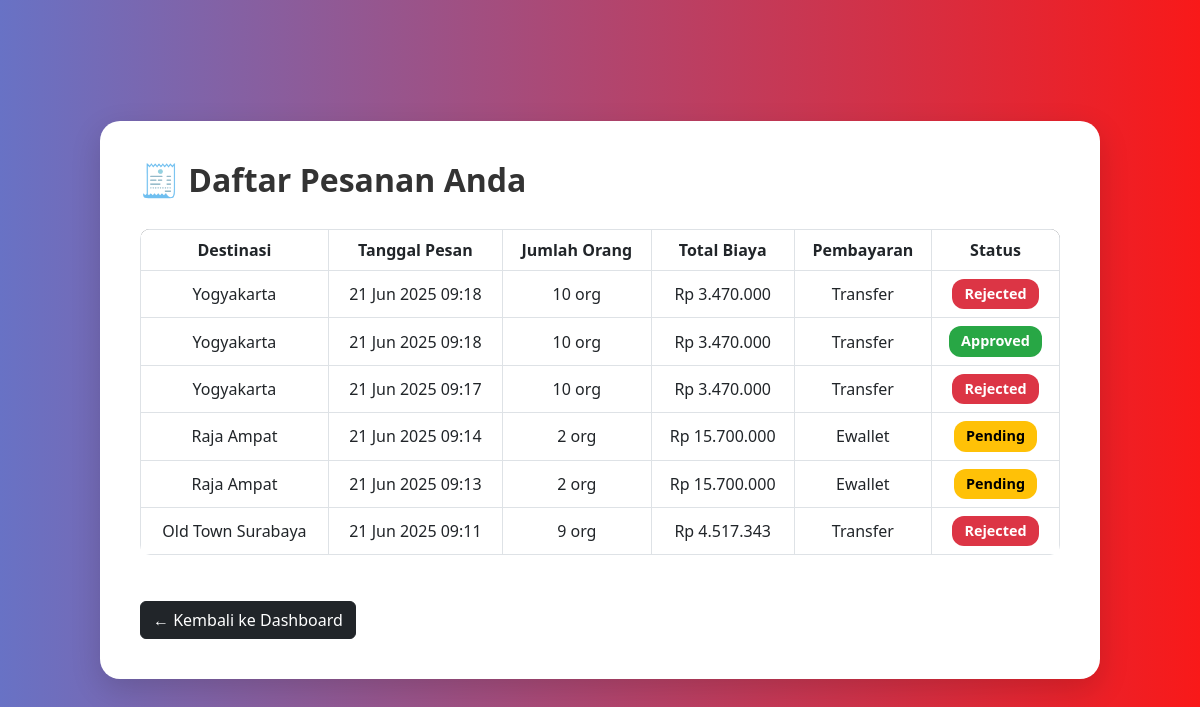
/cekpesanan.php (signed in), run on the app's committed database.
### tables this page shows
CREATE TABLE `bookings` (
  `id` int NOT NULL AUTO_INCREMENT,
  `user_email` varchar(100) DEFAULT NULL,
  `full_name` varchar(100) DEFAULT NULL,
  `email` varchar(100) DEFAULT NULL,
  `phone` varchar(20) DEFAULT NULL,
  `quantity` int DEFAULT NULL,
  `payment_method` varchar(50) DEFAULT NULL,
  `destination_id` int DEFAULT NULL,
  `total_price` int DEFAULT NULL,
  `status` varchar(20) DEFAULT 'pending',
  `created_at` timestamp NULL DEFAULT CURRENT_TIMESTAMP,
  PRIMARY KEY (`id`)
);

CREATE TABLE `destinations` (
  `id` int NOT NULL AUTO_INCREMENT,
  `name` varchar(255) DEFAULT NULL,
  `description` text,
  `image_path` varchar(255) DEFAULT NULL,
  `location` varchar(255) DEFAULT NULL,
  `price` int DEFAULT NULL,
  PRIMARY KEY (`id`)
);

### cekpesanan.php (the view, shortened to what this page needs)
<?php
require 'includes/db.php';
$user_email = $_SESSION['users'];
$stmt = $conn->prepare("SELECT b.*, d.name AS destination_name FROM bookings b
                        JOIN destinations d ON b.destination_id = d.id
                        WHERE b.user_email = ?
                        ORDER BY b.created_at DESC");
$stmt->bind_param("s", $user_email);
$stmt->execute();
$result = $stmt->get_result();
?>
<!DOCTYPE html>
<html lang="id">
<head>
    <link href="https://cdn.jsdelivr.net/npm/bootstrap@5.3.0/dist/css/bootstrap.min.css" rel="stylesheet">
</head>
<body>
    <div class="container">
        <h2>🧾 Daftar Pesanan Anda</h2>
        <?php if ($result->num_rows > 0): ?>
        <div class="table-responsive">
            <table class="table table-bordered align-middle text-center">
                <thead>
                    <tr>
                        <th>Destinasi</th>
                        <th>Tanggal Pesan</th>
                        <th>Jumlah Orang</th>
                        <th>Total Biaya</th>
                        <th>Pembayaran</th>
                        <th>Status</th>
                    </tr>
                </thead>
                <tbody>
                    <?php while ($row = $result->fetch_assoc()): ?>
                    <tr>
                        <td><?= htmlspecialchars($row['destination_name']) ?></td>
                        <td><?= date('d M Y H:i', strtotime($row['created_at'])) ?></td>
                        <td><?= $row['quantity'] ?> org</td>
                        <td>Rp <?= number_format($row['total_price'], 0, ',', '.') ?></td>
                        <td><?= ucwords(htmlspecialchars($row['payment_method'])) ?></td>
                        <td><span
                                class="badge <?= htmlspecialchars($row['status']) ?>"><?= htmlspecialchars($row['status']) ?></span>
                        </td>
                    </tr>
                    <?php endwhile; ?>
                </tbody>
            </table>
        </div>
        <?php else: ?>
        <p class="text-muted">Anda belum memiliki pesanan.</p>
        <?php endif; ?>
        <a href="dashboard.php" class="btn btn-dark back-btn">← Kembali ke Dashboard</a>
    </div>
</body>
</html>

### cekpesanan.php (style rules this page uses)
body { margin: 0; padding: 0; font-family: 'Segoe UI', sans-serif; background: linear-gradient(to right, rgb(104, 114, 197), rgba(248, 0, 0, 0.9)); min-height: 100vh; display: flex; align-items: center; justify-content: center; }
.container { background-color: #fff; padding: 40px; border-radius: 20px; box-shadow: 0 10px 30px rgba(0, 0, 0, 0.15); animation: fadeIn 0.8s ease-in-out; max-width: 1000px; width: 100%; }
h2 { margin-bottom: 30px; color: #333; font-weight: 700; }
.table { border-radius: 10px; overflow: hidden; }
.table thead { background-color: #343a40; color: white; }
.badge { padding: 8px 12px; font-size: 0.9rem; border-radius: 12px; text-transform: capitalize; }
.badge.pending { background-color: #ffc107; color: #000; }
.badge.approved { background-color: #28a745; }
.badge.rejected { background-color: #dc3545; }
.back-btn { margin-top: 30px; }

### data on the page
bookings: destination.name "Yogyakarta", created_at "21 Jun 2025 09:18", quantity "10", total_price "3.470.000", payment_method "Transfer", status "Rejected"
bookings: destination.name "Yogyakarta", created_at "21 Jun 2025 09:18", quantity "10", total_price "3.470.000", payment_method "Transfer", status "Approved"
bookings: destination.name "Yogyakarta", created_at "21 Jun 2025 09:17", quantity "10", total_price "3.470.000", payment_method "Transfer", status "Rejected"
bookings: destination.name "Raja Ampat", created_at "21 Jun 2025 09:14", quantity "2", total_price "15.700.000", payment_method "Ewallet", status "Pending"
bookings: destination.name "Raja Ampat", created_at "21 Jun 2025 09:13", quantity "2", total_price "15.700.000", payment_method "Ewallet", status "Pending"
bookings: destination.name "Old Town Surabaya", created_at "21 Jun 2025 09:11", quantity "9", total_price "4.517.343", payment_method "Transfer", status "Rejected"
